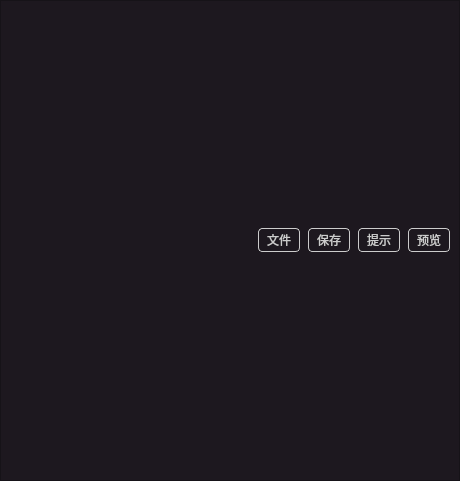
<?xml version="1.0" encoding="UTF-8"?>
<ui version="4.0">
 <class>markdown</class>
 <widget class="QWidget" name="markdown">
  <property name="geometry">
   <rect>
    <x>0</x>
    <y>0</y>
    <width>460</width>
    <height>481</height>
   </rect>
  </property>
  <property name="windowTitle">
   <string>Form</string>
  </property>
  <layout class="QVBoxLayout" name="verticalLayout">
   <property name="spacing">
    <number>0</number>
   </property>
   <property name="leftMargin">
    <number>0</number>
   </property>
   <property name="topMargin">
    <number>0</number>
   </property>
   <property name="rightMargin">
    <number>0</number>
   </property>
   <property name="bottomMargin">
    <number>0</number>
   </property>
   <item>
    <widget class="QFrame" name="frame">
     <property name="styleSheet">
      <string notr="true">#frame{
	background:#1d181f;
}

QPushButton{
	color:#ccc;
	background-color:#1d181f;
	border:1px solid #ccc;
	padding:2px 8px;
	border-radius:4px;
}
QPushButton:hover{
	background-color:#3f3a3f;
}</string>
     </property>
     <property name="frameShape">
      <enum>QFrame::StyledPanel</enum>
     </property>
     <property name="frameShadow">
      <enum>QFrame::Raised</enum>
     </property>
     <layout class="QHBoxLayout" name="horizontalLayout_2">
      <property name="spacing">
       <number>8</number>
      </property>
      <property name="topMargin">
       <number>4</number>
      </property>
      <property name="bottomMargin">
       <number>4</number>
      </property>
      <item>
       <spacer name="horizontalSpacer">
        <property name="orientation">
         <enum>Qt::Horizontal</enum>
        </property>
        <property name="sizeHint" stdset="0">
         <size>
          <width>40</width>
          <height>20</height>
         </size>
        </property>
       </spacer>
      </item>
      <item>
       <widget class="QPushButton" name="fileBtn">
        <property name="text">
         <string>文件</string>
        </property>
       </widget>
      </item>
      <item>
       <widget class="QPushButton" name="saveBtn">
        <property name="text">
         <string>保存</string>
        </property>
       </widget>
      </item>
      <item>
       <widget class="QPushButton" name="tipBtn">
        <property name="text">
         <string>提示</string>
        </property>
       </widget>
      </item>
      <item>
       <widget class="QPushButton" name="previewBtn">
        <property name="text">
         <string>预览</string>
        </property>
       </widget>
      </item>
     </layout>
    </widget>
   </item>
  </layout>
 </widget>
 <resources/>
 <connections/>
</ui>
